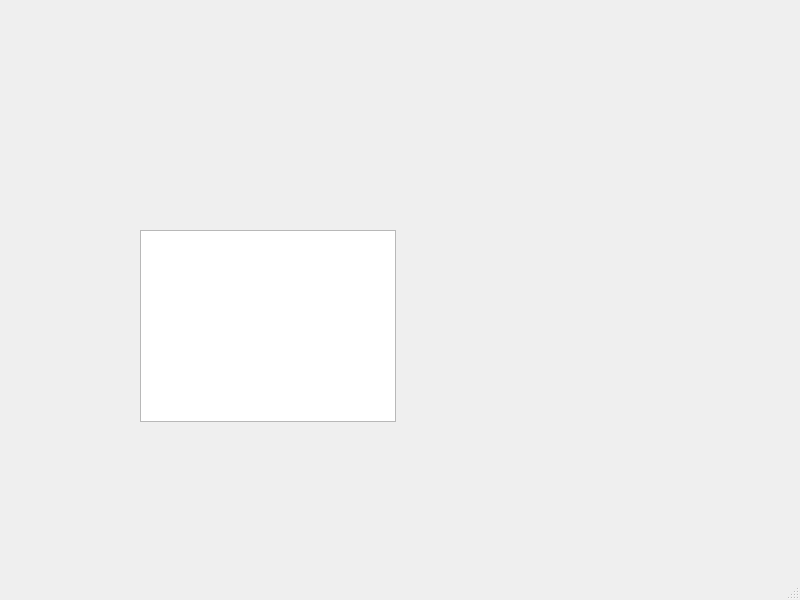
<?xml version="1.0" encoding="UTF-8"?>
<ui version="4.0">
 <class>MainWindow</class>
 <widget class="QMainWindow" name="MainWindow">
  <property name="geometry">
   <rect>
    <x>0</x>
    <y>0</y>
    <width>800</width>
    <height>600</height>
   </rect>
  </property>
  <property name="windowTitle">
   <string>MainWindow</string>
  </property>
  <widget class="QWidget" name="centralwidget">
   <widget class="QGraphicsView" name="graphicsView">
    <property name="geometry">
     <rect>
      <x>140</x>
      <y>230</y>
      <width>256</width>
      <height>192</height>
     </rect>
    </property>
   </widget>
  </widget>
  <widget class="QMenuBar" name="menubar">
   <property name="geometry">
    <rect>
     <x>0</x>
     <y>0</y>
     <width>800</width>
     <height>21</height>
    </rect>
   </property>
  </widget>
  <widget class="QStatusBar" name="statusbar"/>
 </widget>
 <resources/>
 <connections/>
</ui>
